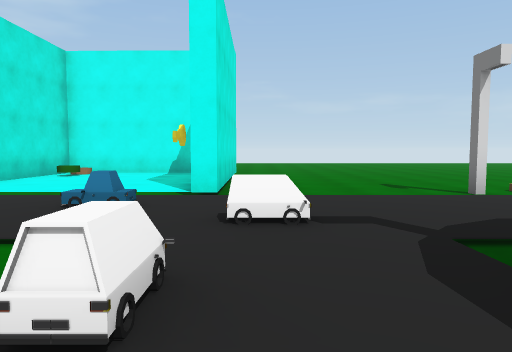
view 1 (above)

24 first-person views from a walk through a scene from a Unity 3-D project. The camera is 1.3 m above the floor, tilts 4° down and sees 70° across. The floor is counted in squares, 2 m on a side. Each view is taken from the middle of a square. On the plan, view 1 faces up. The plan holds only what a view shows up to about 11 squares ahead; the rest is blank. The place goes on beyond the plan. Some animated figures are not drawn.

view 2
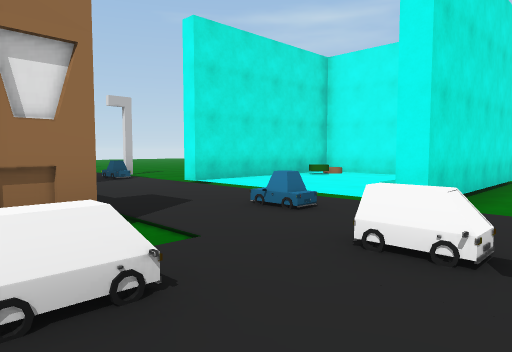

view 3
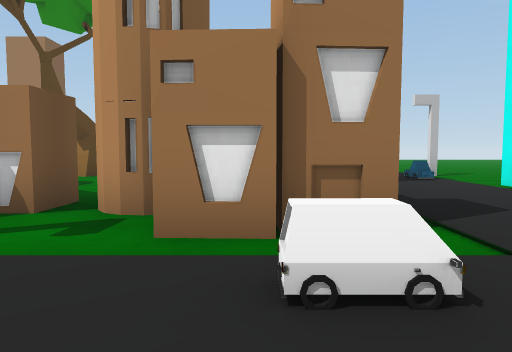

view 4
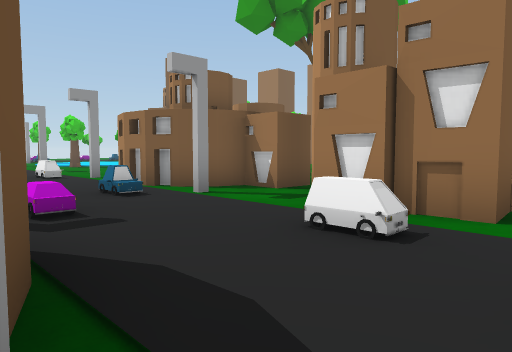

view 5
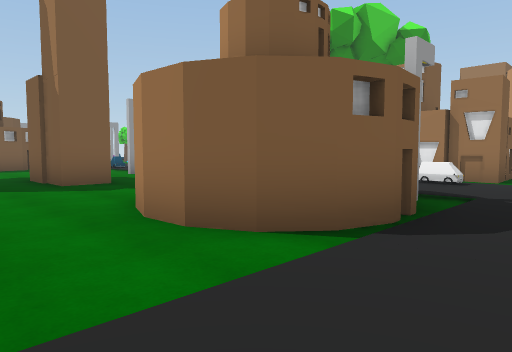

view 6
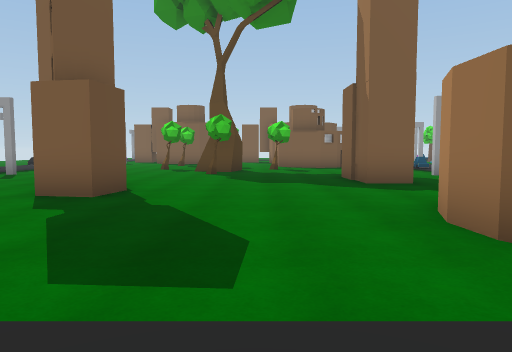

view 7
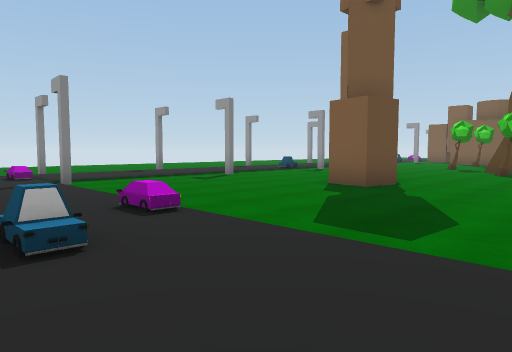

view 8
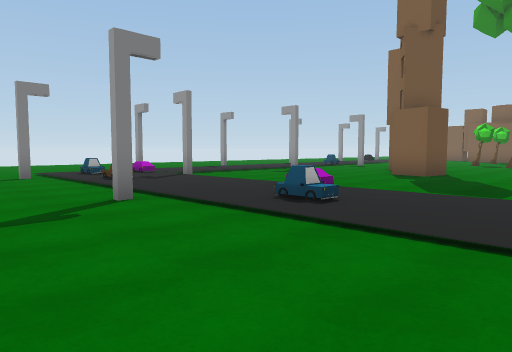

view 9
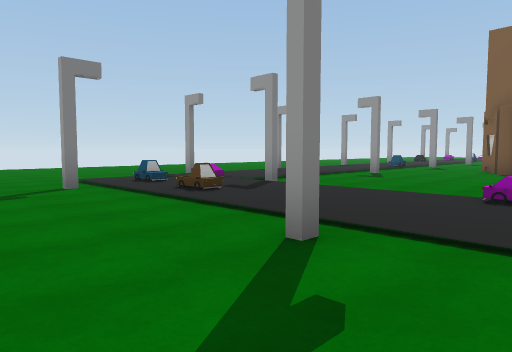

view 10
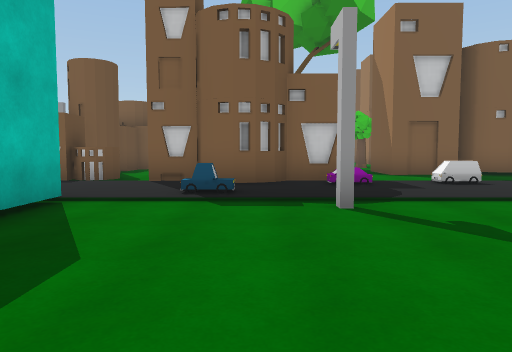

view 11
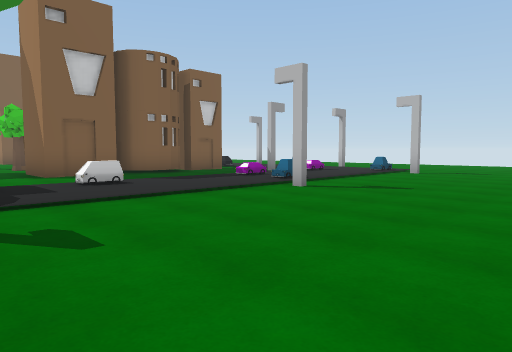

view 12
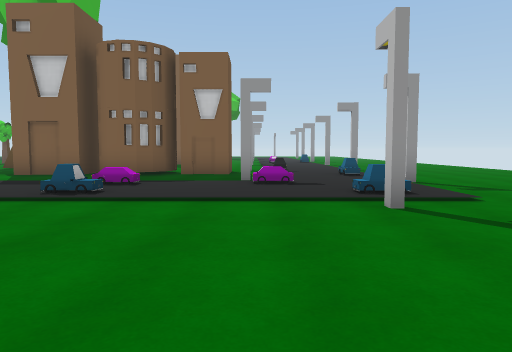

view 13
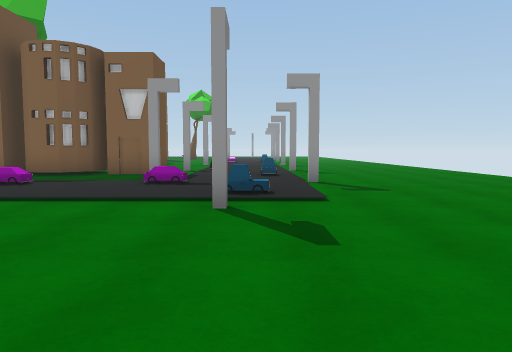

view 14
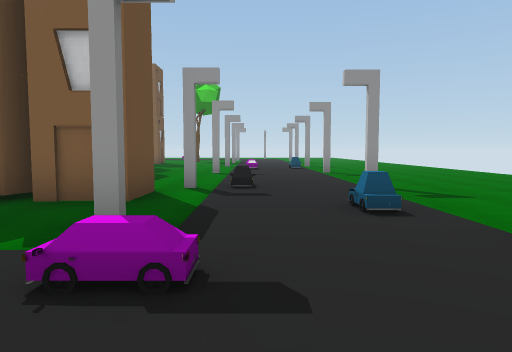

view 15
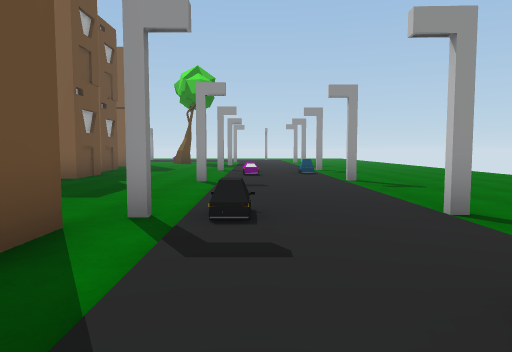

view 16
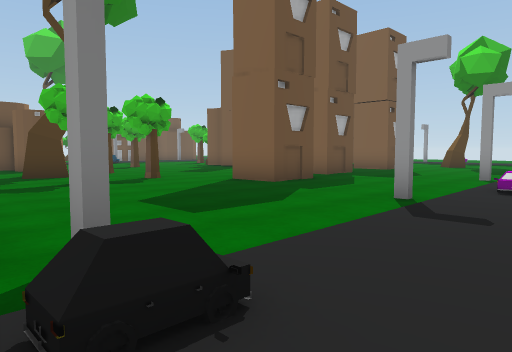

view 17
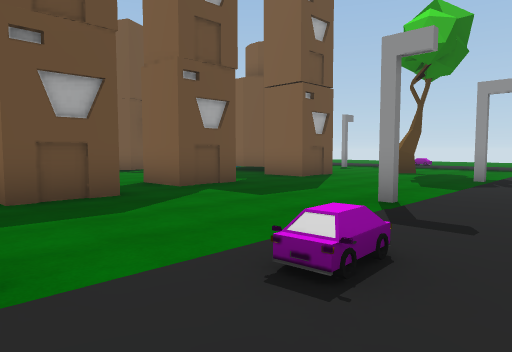

view 18
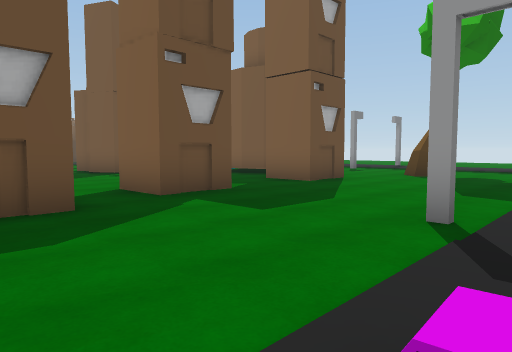

view 19
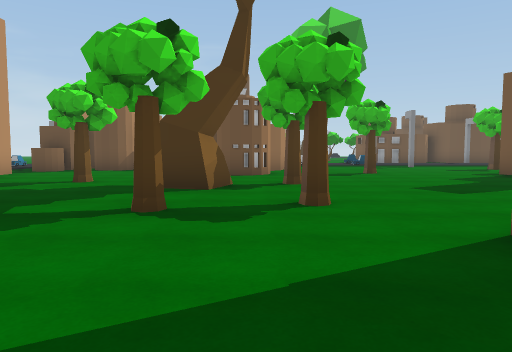

view 20
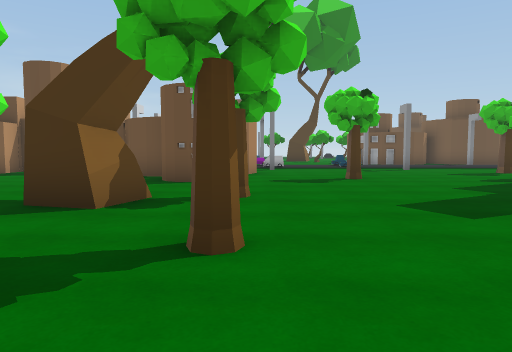

view 21
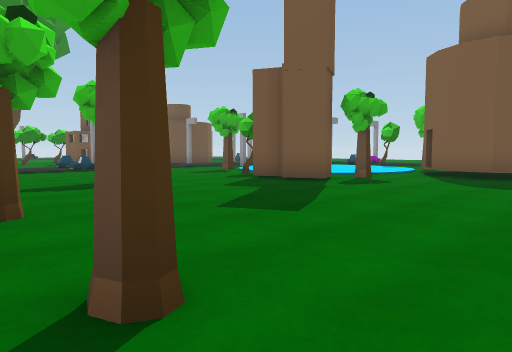

view 22
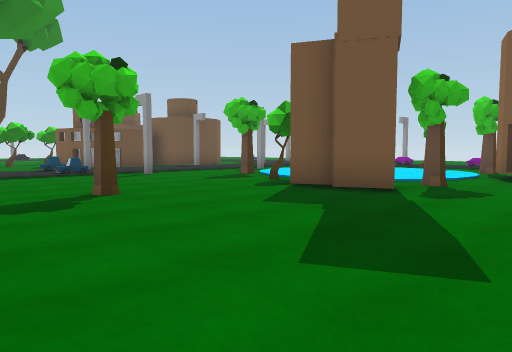

view 23
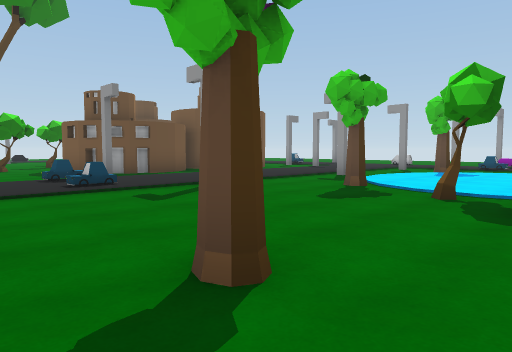

view 24
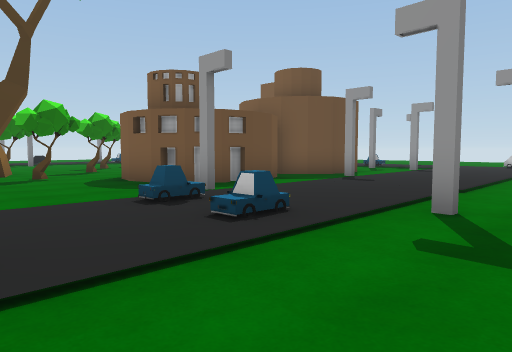

### Floor plan
Key: @ floor where view 1 was taken; # wall or solid block; x gap in a wall; . floor; / step, stairs or slope; = window, fence, low wall or low ledge; T tree; O other object.
Columns run from 25 left of view 1 to 21 right of it. Each row starts with its distance up from view 1.
 10      . .     ..... ###### ......
  9     ...............#...##.......
  8    ................#....#.............
  7    ................#....#..................
  6   .........#....#..#....#....# .....#....#.....
  5  ....=..../.......=........... ................
  4  .................................=......=....
  3 .........//..=./.##......=........./.....=....
  2 ....#..#........####.###...###.........#...#
  1 .....=.........  .....##...# ##............
  0 ........######. .....##..@.   #............
 -1 ........##  ##...T...x....=   ............
 -2  ...#.=..............###.=#  ......#...#.
 -3 .....................###..  .......  ...
 -4 .............T..#..### #..  .#......#..
 -5 ...................#  ##.. ..#......##.
 -6 .......#.....T..T.....#... #. ......  .#
 -7 ....#......#.............. .  ...O..
 -8 ......=....#.......T...........  #
 -9  .........................=....O.#.O
-10       .....##............./.........
-11       .#...# ..........#...#.##..O.
-12       ...........##.O.......#
-13       ..........T.....T.....##
-14       .....##................#
-15        #...#####.......#...#.#
-16        .....   ##.. ........##
-17        ...#.     .. ........#

Where each view was taken, in squares from view 1:
view 1: 0 up, 0 right, facing up
view 2: 1 up, 1 right, facing up-left
view 3: 1 up, 1 right, facing left
view 4: 3 up, 2 right, facing down-left
view 5: 4 up, 7 right, facing down-left
view 6: 4 up, 7 right, facing down
view 7: 5 up, 6 right, facing down-right
view 8: 8 up, 6 right, facing down-right
view 9: 8 up, 9 right, facing down-right
view 10: 10 up, 8 left, facing down
view 11: 10 up, 9 left, facing down-left
view 12: 10 up, 18 left, facing down
view 13: 10 up, 20 left, facing down
view 14: 5 up, 19 left, facing down
view 15: 2 up, 19 left, facing down
view 16: 1 down, 20 left, facing down-right
view 17: 6 down, 20 left, facing down-right
view 18: 7 down, 19 left, facing down-right
view 19: 5 down, 16 left, facing right
view 20: 6 down, 14 left, facing right
view 21: 5 down, 13 left, facing down-right
view 22: 6 down, 11 left, facing down-right
view 23: 7 down, 7 left, facing down-right
view 24: 7 down, 3 left, facing down-right
